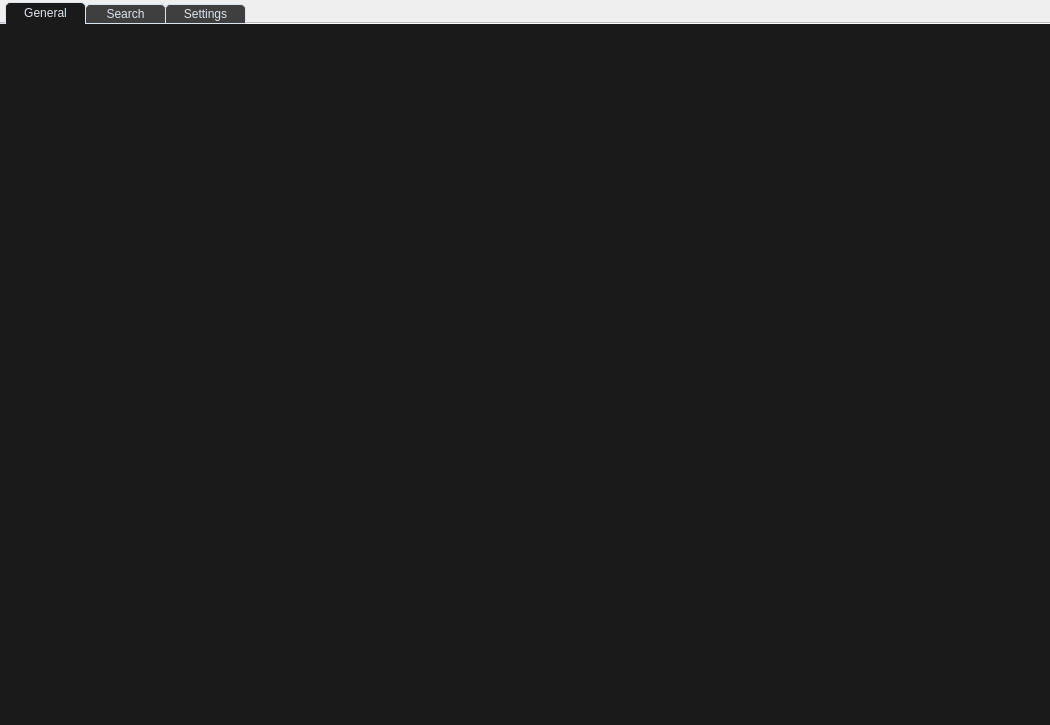
<?xml version="1.0" encoding="UTF-8"?>
<ui version="4.0">
 <class>TabWidget</class>
 <widget class="QTabWidget" name="TabWidget">
  <property name="geometry">
   <rect>
    <x>0</x>
    <y>0</y>
    <width>1050</width>
    <height>725</height>
   </rect>
  </property>
  <property name="sizePolicy">
   <sizepolicy hsizetype="Fixed" vsizetype="Fixed">
    <horstretch>0</horstretch>
    <verstretch>0</verstretch>
   </sizepolicy>
  </property>
  <property name="minimumSize">
   <size>
    <width>1050</width>
    <height>725</height>
   </size>
  </property>
  <property name="maximumSize">
   <size>
    <width>1050</width>
    <height>725</height>
   </size>
  </property>
  <property name="windowTitle">
   <string>TabWidget</string>
  </property>
  <property name="styleSheet">
   <string notr="true">QMenuBar {
	background-color: #2a2a2a;
	color: #dce4ee;
}

QTabWidget #general,
QTabWidget #search,
QTabWidget #settings {
	background: #1a1a1a;
}
QTabBar {
	qproperty-drawBase: 0;
	border-bottom: 1px solid #dce4ee;
}
QTabBar::tab {
	min-width: 75px;
    padding: 2px;
	margin-top: 2px;
    background: #3f3f3f;
	color: #dce4ee;
    border: 1px solid #dce4ee;
    border-top-left-radius: 5px;
    border-top-right-radius: 5px;
}
QTabBar::tab:selected, QTabBar::tab:hover {
    background: #1a1a1a;
}
QTabBar::tab:selected {
    border-bottom-color: #1a1a1a;
}
QTabBar::tab:!selected {
	margin-top: 4px;
}
QTabBar::tab:first {
    margin-left: 5px;
}
QTabBar::tab:!first {
    margin-left: -1px;
}</string>
  </property>
  <property name="currentIndex">
   <number>0</number>
  </property>
  <property name="documentMode">
   <bool>true</bool>
  </property>
  <widget class="QWidget" name="general">
   <attribute name="title">
    <string>General</string>
   </attribute>
  </widget>
  <widget class="QWidget" name="search">
   <attribute name="title">
    <string>Search</string>
   </attribute>
  </widget>
  <widget class="QWidget" name="settings">
   <attribute name="title">
    <string>Settings</string>
   </attribute>
  </widget>
 </widget>
 <resources/>
 <connections/>
</ui>
